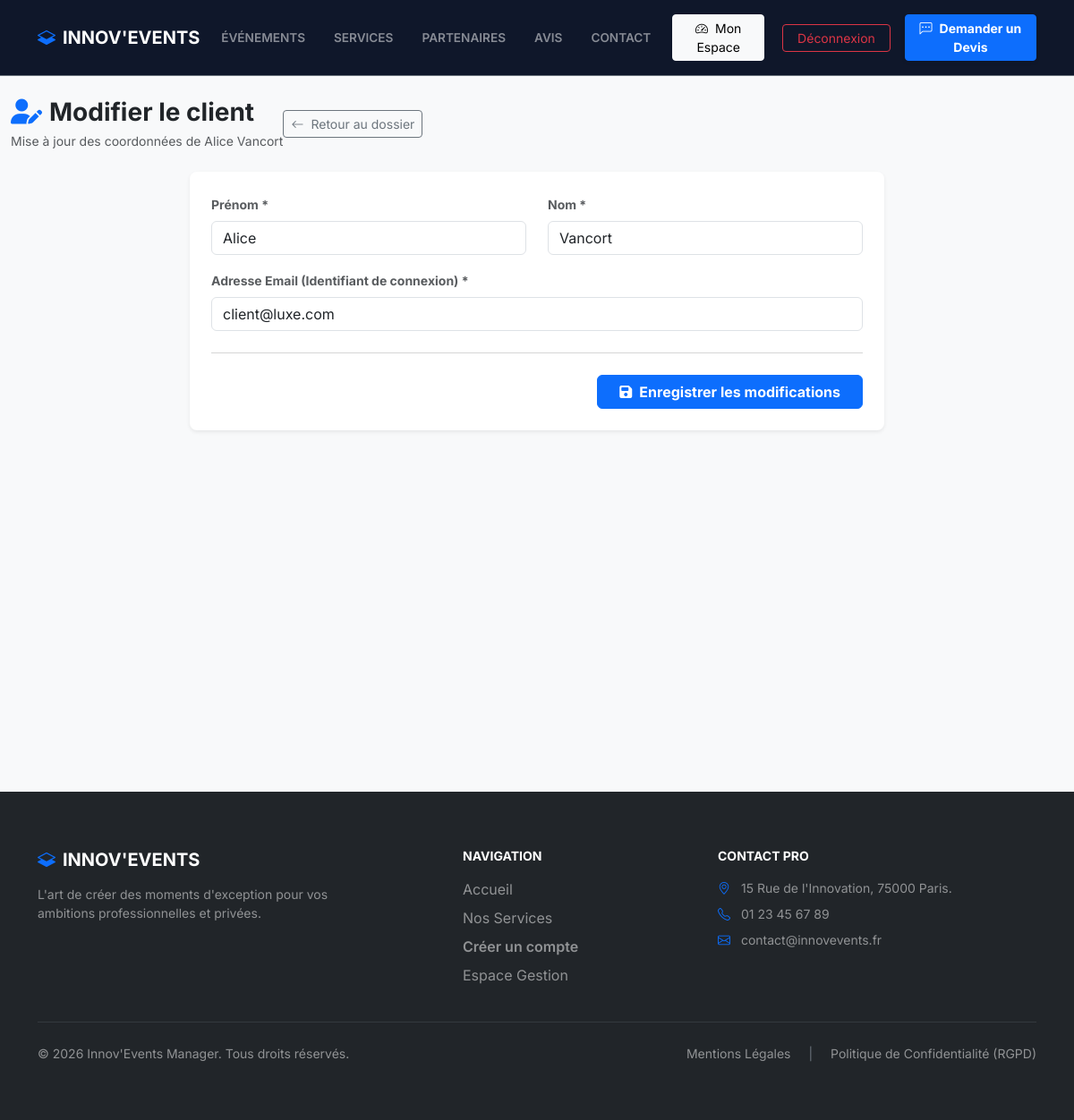
The page /index.php?action=edit_client&id=3 (signed in) on the database its author committed.
### tables this page shows
CREATE TABLE users (
id INT AUTO_INCREMENT PRIMARY KEY,
company_id INT NULL,
email VARCHAR(255) NOT NULL UNIQUE,
password VARCHAR(255) NOT NULL,
must_change_password TINYINT(1) NOT NULL DEFAULT 0,
firstname VARCHAR(100) NOT NULL,
lastname VARCHAR(100) NOT NULL,
role VARCHAR(50) NOT NULL DEFAULT 'CLIENT',
is_deleted TINYINT(1) NOT NULL DEFAULT 0,
created_at TIMESTAMP DEFAULT CURRENT_TIMESTAMP,
CONSTRAINT fk_users_company
FOREIGN KEY (company_id) REFERENCES companies(id)
ON DELETE CASCADE ON UPDATE CASCADE
);

### src/controllers/AdminClientController.php (called while the page is built, shortened)
<?php
require_once __DIR__ . '/../models/sql/User.php';
class AdminClientController extends BaseController
{
    public function showEditClientForm(int $clientId): void
    {
        $userModel = new User();
        $client = $userModel->findById($clientId);
        require __DIR__ . '/../views/partials/header.php';
        require __DIR__ . '/../views/admin/edit_client.php';
        require __DIR__ . '/../views/partials/footer.php';
    }
}

### src/config/Database.php (called while the page is built, shortened)
<?php
class Database {
    private static $instance = null;
    private function __construct() {
        $host    = 'db';
        $db      = 'innovevents_db';
        $user    = 'root';
        $pass    = 'root_password';
        $charset = 'utf8mb4';
        $dsn = "mysql:host=$host;dbname=$db;charset=$charset";
        try {
            $this->pdo = new PDO($dsn, $user, $pass, [
                PDO::ATTR_ERRMODE => PDO::ERRMODE_EXCEPTION,
                PDO::ATTR_DEFAULT_FETCH_MODE => PDO::FETCH_ASSOC,
                PDO::ATTR_EMULATE_PREPARES => false
            ]);
        } catch (\PDOException $e) {
            error_log("Database connection failure: " . $e->getMessage());
            die("Erreur de connexion à la base de données. Veuillez réessayer plus tard.");
        }
    }
    public static function getInstance() {
        if (self::$instance === null) {
            self::$instance = new Database();
        }
        return self::$instance->pdo;
    }
}

### src/models/sql/User.php (called while the page is built, shortened)
<?php
require_once __DIR__ . '/../../config/Database.php';
class User
{
    private $db;
    public function __construct()
    {
        $this->db = Database::getInstance();
    }
    public function findById(int $id)
    {
        try {
            $query = "SELECT u.*,
                             c.name AS company_name,
                             c.siren,
                             c.address,
                             c.postal_code,
                             c.city
                      FROM users as u
                      LEFT JOIN companies c ON u.company_id = c.id
                      WHERE u.id = :id
                      LIMIT 1";
            $stmt = $this->db->prepare($query);
            $stmt->execute([':id' => $id]);
            return $stmt->fetch(PDO::FETCH_ASSOC);
        } catch (\PDOException $e) {
            error_log("Erreur lors de la récupération de l'utilisateur $id : " . $e->getMessage());
            return false;
        }
    }
}

### src/views/admin/edit_client.php (the view, shortened to what this page needs)
<div class="container-fluid bg-light min-vh-100 py-4">
        <div class="d-flex justify-content-betw een align-items-center mb-4">
            <div>
                <h1 class="h3 fw-bold text-dark mb-1">
                    <i class="fa-solid fa-user-pen text-primary me-2" aria-hidden="true"></i>Modifier le client
                </h1>
                <p class="text-muted small mb-0">Mise à jour des coordonnées
                    de <?= htmlspecialchars($client['firstname'] . ' ' . $client['lastname'], ENT_QUOTES, 'UTF-8') ?></p>
            </div>
            <a href="index.php?action=view_client&id=<?= (int)$client['id'] ?>"
               class="btn btn-outline-secondary btn-sm">
                <i class="bi bi-arrow-left me-2" aria-hidden="true"></i>Retour au dossier
            </a>
        </div>
        <div class="row justify-content-center">
            <div class="col-lg-8">
                <div class="card border-0 shadow-sm rounded-3">
                    <div class="card-body p-4">
                        <form action="index.php?action=update_client" method="POST">
                            <div class="row mb-3">
                                <div class="col-md-6">
                                    <label for="firstname" class="form-label small fw-bold text-muted">Prénom *</label>
                                    <input type="text" class="form-control" id="firstname" name="firstname"
                                           value="<?= htmlspecialchars($client['firstname'], ENT_QUOTES, 'UTF-8') ?>"
                                           required aria-required="true">
                                </div>
                                <div class="col-md-6">
                                    <label for="lastname" class="form-label small fw-bold text-muted">Nom *</label>
                                    <input type="text" class="form-control" id="lastname" name="lastname"
                                           value="<?= htmlspecialchars($client['lastname'], ENT_QUOTES, 'UTF-8') ?>"
                                           required aria-required="true">
                                </div>
                            </div>
                            <div class="mb-4">
                                <label for="email" class="form-label small fw-bold text-muted">Adresse Email
                                    (Identifiant de connexion) *</label>
                                <input type="email" class="form-control" id="email" name="email"
                                       value="<?= htmlspecialchars($client['email'], ENT_QUOTES, 'UTF-8') ?>" required
                                       aria-required="true">
                            </div>
                            <hr class="text-muted opacity-25 mb-4">
                            <div class="d-flex justify-content-end">
                                <button type="submit" class="btn btn-primary px-4 fw-bold">
                                    <i class="fa-solid fa-save me-2" aria-hidden="true"></i>Enregistrer les
                                    modifications
                                </button>
                            </div>
                        </form>
                    </div>
                </div>
            </div>
        </div>
    </div>

### public/css/style.css (style rules this page uses)
body { font-family: 'Inter', system-ui, -apple-system, sans-serif !important; color: #475569 !important; }

### rows shown on the page
users: firstname+lastname "Alice Vancort", firstname "Alice", lastname "Vancort", email "client@luxe.com"
